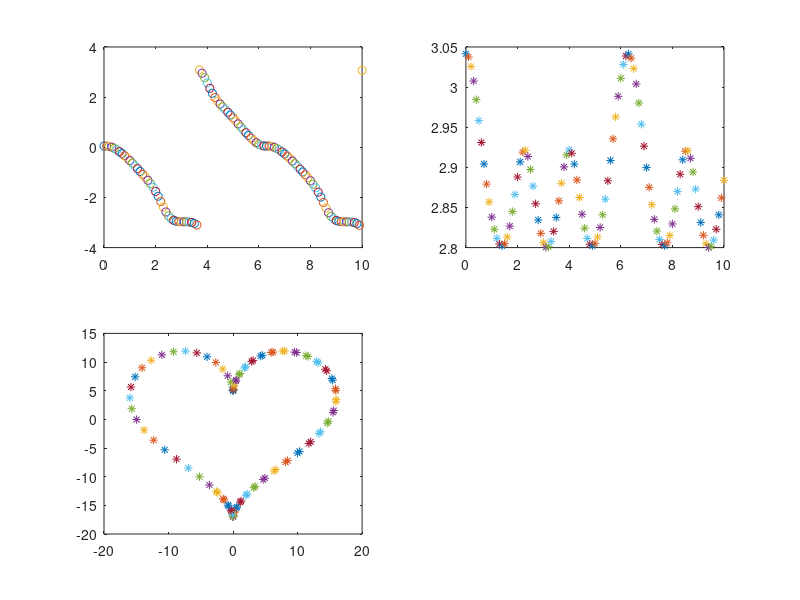

Here is the MATLAB script that generated this plot:
xa=60;ya=30;xb=30;yb=60;
l1=50;l2=50;
% ban kinh =1
for t=0:0.1:10
    X=16*(power(sin(t),3));
    Y=13*cos(t)-5*cos(2*t)-2*cos(3*t)-cos(4*t);
    c2=(X^2 + Y^2- l1^2 - l2^2 )/(2*l1*l2);
    s2=sqrt(abs(1- c2^2 ));
    t2=atan2(s2,c2);
    c1=X*(l1+l2*c2)+l2*s2*Y;
    s1=(l1+l2*c2)*Y-l2*s2*X;
    t1=atan2(s1,c1);                                                                                                              
    Px=l1*cos(t1)+l2*cos(t1+t2); 
    Py=l1*sin(t1)+l2*sin(t1+t2);
    
    subplot(2,2,1)
    plot(t,t1,'-o');
    hold on 

    subplot(2,2,2)
    plot(t,t2,'*');
    hold on
    
    subplot(2,2,3)
    plot(Px,Py,'*')
    hold on 
    
end

